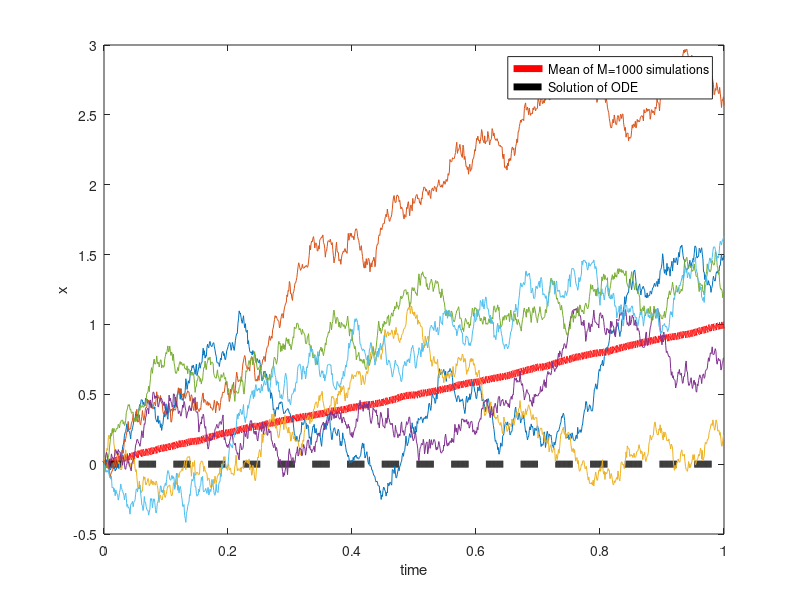

This figure's MATLAB source: (Note: this script raises an error after producing the figure.)
%This code is desgined to simulate the one-dimensional diffusion SDE
%8.8 in lecture 8
%By Kit Yates
%Created 05/011/15
%Last Modified 07/11/15

clear all
close all

% Define the number of repeats we will do
M=1000;

% Define the final time we will simulate to
T_final=1;

%Define the timestep for the simulations
delta_t=10^(-3);

%Define the diffusion coefficient
D=1;

%Define a vector of the time_points
time_vec=[0:delta_t:T_final];

%Define the  number of recording steps
num_rec_steps=T_final/delta_t;

%Define the vector which will reocrd the value of X at each time
%point
rec_vector_X=zeros(num_rec_steps+1,M);

%Define the initial condition for X
X_init=0;

%Write the initial condition to this vector
rec_vector_X(1:M) = X_init*ones(1,M);

    %Define the initial time to be zero
    t=0;
    
    %Increment the vector of state variables
    for i=1:M
        for j = 2:num_rec_steps+1
            rec_vector_X(j,i) = rec_vector_X(j-1,i) + delta_t + sqrt(delta_t)*randn;
        end  
    end
    %in one line
   %rec_vector_X(2:M,:) = 
    
    %Find the mean value of X with time
    mean_X= mean(rec_vector_X,2);

    figure
    %Plot the mean of the stochastic trajectory for X
    [hXm]=plot(time_vec,mean_X,'r','linewidth',5);
    
    hold on
    
    %Plot the deterministic trajecotry for the mean of X
    [hXd]=plot(time_vec,zeros(1,num_rec_steps+1),'k--','linewidth',5);
    
%     Finally plot 6 realisations of the stochastic trajectories
    [hXs]=plot(time_vec,rec_vector_X(:,1:6));
    
    
    %make a legend for the figure
    legend([hXm,hXd],['Mean of M=',num2str(M),' simulations'],'Solution of ODE');
    
    %Set the x and y labels
    xlabel('time')
    ylabel('x')

    %
    exportfig(gcf,...
        ['diffusive_trajectories_1_D.eps'],...
        'Format','eps2',...
        'Width','20',...
        'Color','cmyk',...
        'Resolution',300,...
        'FontMode','fixed',...
        'FontSize',21);
    %             'LineWidth',6);
    %Save as a .fig as well
    saveas(gcf,['diffusive_trajectories_1_D.fig'],'fig');
    